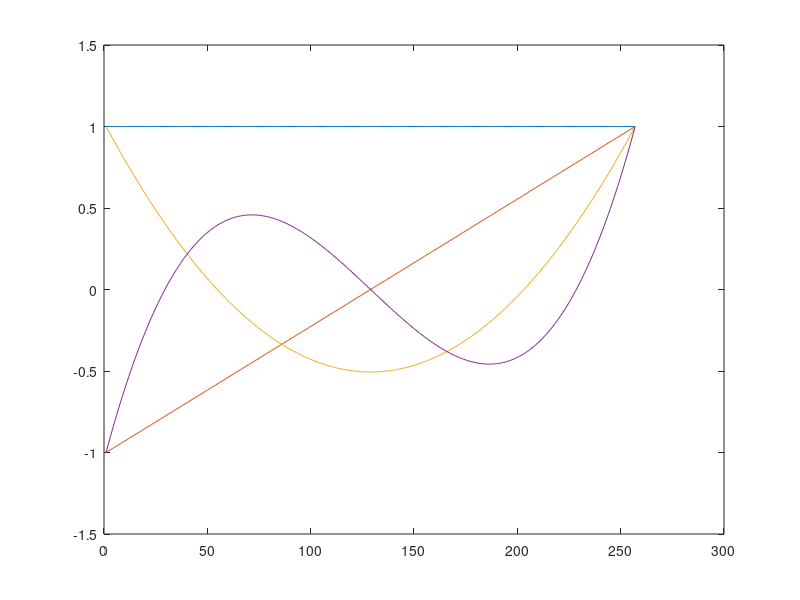

Write the MATLAB code that produced this figure.
% experiment 1: SCRIPT: Discrete Legendre Polynomials

x = (-128:128)'/128;    %we could use linspace(-1, 1, 2^8+1)'

A = [x.^0 x.^1 x.^2 x.^3];
L = @(n, x) legendre(n, x);
N = L(3, x)';
[Q, R] = qr(A, 0);
size(N)
scale = Q(257, :);
Q = Q*diag(1 ./scale);
plot(Q)
hold on

N